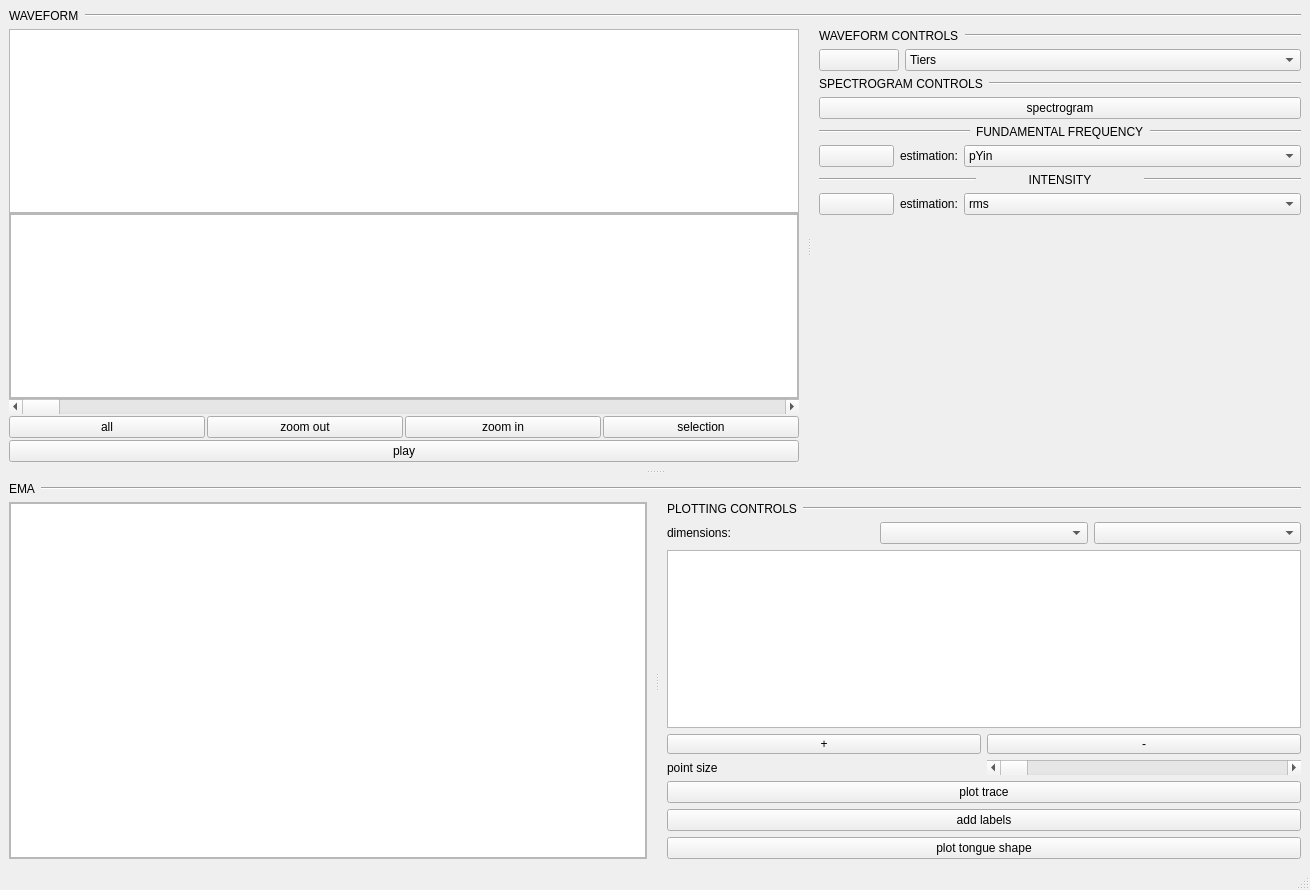
<?xml version="1.0" encoding="UTF-8"?>
<ui version="4.0">
 <class>INSPECTOR2D</class>
 <widget class="QMainWindow" name="INSPECTOR2D">
  <property name="geometry">
   <rect>
    <x>0</x>
    <y>0</y>
    <width>1310</width>
    <height>890</height>
   </rect>
  </property>
  <property name="windowTitle">
   <string>MainWindow</string>
  </property>
  <widget class="QWidget" name="centralwidget">
   <layout class="QGridLayout" name="gridLayout_2">
    <item row="0" column="0">
     <layout class="QGridLayout" name="gridLayout">
      <item row="0" column="0">
       <widget class="QSplitter" name="verticalSplitter">
        <property name="orientation">
         <enum>Qt::Vertical</enum>
        </property>
        <property name="opaqueResize">
         <bool>false</bool>
        </property>
        <property name="handleWidth">
         <number>20</number>
        </property>
        <property name="childrenCollapsible">
         <bool>false</bool>
        </property>
        <widget class="QWidget" name="verticalLayoutWidget_4">
         <layout class="QVBoxLayout" name="verticalLayout_6">
          <item>
           <layout class="QHBoxLayout" name="horizontalLayout_3">
            <item>
             <widget class="QLabel" name="label">
              <property name="sizePolicy">
               <sizepolicy hsizetype="Minimum" vsizetype="Fixed">
                <horstretch>0</horstretch>
                <verstretch>0</verstretch>
               </sizepolicy>
              </property>
              <property name="text">
               <string>WAVEFORM</string>
              </property>
             </widget>
            </item>
            <item>
             <widget class="Line" name="line">
              <property name="sizePolicy">
               <sizepolicy hsizetype="Expanding" vsizetype="Fixed">
                <horstretch>0</horstretch>
                <verstretch>0</verstretch>
               </sizepolicy>
              </property>
              <property name="orientation">
               <enum>Qt::Horizontal</enum>
              </property>
             </widget>
            </item>
           </layout>
          </item>
          <item>
           <widget class="QSplitter" name="waveformSplitter">
            <property name="sizePolicy">
             <sizepolicy hsizetype="MinimumExpanding" vsizetype="Preferred">
              <horstretch>0</horstretch>
              <verstretch>0</verstretch>
             </sizepolicy>
            </property>
            <property name="minimumSize">
             <size>
              <width>10</width>
              <height>0</height>
             </size>
            </property>
            <property name="frameShadow">
             <enum>QFrame::Raised</enum>
            </property>
            <property name="lineWidth">
             <number>10</number>
            </property>
            <property name="midLineWidth">
             <number>5</number>
            </property>
            <property name="orientation">
             <enum>Qt::Horizontal</enum>
            </property>
            <property name="opaqueResize">
             <bool>false</bool>
            </property>
            <property name="handleWidth">
             <number>20</number>
            </property>
            <property name="childrenCollapsible">
             <bool>false</bool>
            </property>
            <widget class="QWidget" name="layoutWidget_3">
             <layout class="QVBoxLayout" name="verticalLayout_3">
              <property name="spacing">
               <number>0</number>
              </property>
              <item>
               <widget class="PlotWidget" name="waveformPlotWidget">
                <property name="sizePolicy">
                 <sizepolicy hsizetype="Preferred" vsizetype="Preferred">
                  <horstretch>0</horstretch>
                  <verstretch>0</verstretch>
                 </sizepolicy>
                </property>
                <property name="minimumSize">
                 <size>
                  <width>0</width>
                  <height>100</height>
                 </size>
                </property>
                <property name="maximumSize">
                 <size>
                  <width>16777215</width>
                  <height>16777215</height>
                 </size>
                </property>
               </widget>
              </item>
              <item>
               <widget class="QFrame" name="spectrogramFrame">
                <property name="frameShape">
                 <enum>QFrame::StyledPanel</enum>
                </property>
                <property name="frameShadow">
                 <enum>QFrame::Raised</enum>
                </property>
                <layout class="QHBoxLayout" name="horizontalLayout_12">
                 <property name="spacing">
                  <number>0</number>
                 </property>
                 <property name="leftMargin">
                  <number>0</number>
                 </property>
                 <property name="topMargin">
                  <number>0</number>
                 </property>
                 <property name="rightMargin">
                  <number>0</number>
                 </property>
                 <property name="bottomMargin">
                  <number>0</number>
                 </property>
                 <item>
                  <widget class="PlotWidget" name="spectrogramWidget">
                   <property name="sizePolicy">
                    <sizepolicy hsizetype="Expanding" vsizetype="Preferred">
                     <horstretch>0</horstretch>
                     <verstretch>0</verstretch>
                    </sizepolicy>
                   </property>
                   <property name="minimumSize">
                    <size>
                     <width>0</width>
                     <height>0</height>
                    </size>
                   </property>
                   <property name="maximumSize">
                    <size>
                     <width>16777215</width>
                     <height>16777215</height>
                    </size>
                   </property>
                  </widget>
                 </item>
                </layout>
               </widget>
              </item>
              <item>
               <layout class="QVBoxLayout" name="verticalLayout_5">
                <property name="spacing">
                 <number>2</number>
                </property>
                <item>
                 <widget class="QScrollBar" name="waveformSlider">
                  <property name="minimumSize">
                   <size>
                    <width>0</width>
                    <height>15</height>
                   </size>
                  </property>
                  <property name="maximum">
                   <number>200</number>
                  </property>
                  <property name="orientation">
                   <enum>Qt::Horizontal</enum>
                  </property>
                 </widget>
                </item>
                <item>
                 <layout class="QHBoxLayout" name="horizontalLayout_4">
                  <property name="spacing">
                   <number>2</number>
                  </property>
                  <item>
                   <widget class="QPushButton" name="zoomAllButton">
                    <property name="sizePolicy">
                     <sizepolicy hsizetype="Preferred" vsizetype="Fixed">
                      <horstretch>0</horstretch>
                      <verstretch>0</verstretch>
                     </sizepolicy>
                    </property>
                    <property name="text">
                     <string>all</string>
                    </property>
                   </widget>
                  </item>
                  <item>
                   <widget class="QPushButton" name="zoomOutButton">
                    <property name="sizePolicy">
                     <sizepolicy hsizetype="Minimum" vsizetype="Fixed">
                      <horstretch>0</horstretch>
                      <verstretch>0</verstretch>
                     </sizepolicy>
                    </property>
                    <property name="minimumSize">
                     <size>
                      <width>0</width>
                      <height>19</height>
                     </size>
                    </property>
                    <property name="maximumSize">
                     <size>
                      <width>16777215</width>
                      <height>16777215</height>
                     </size>
                    </property>
                    <property name="text">
                     <string>zoom out</string>
                    </property>
                   </widget>
                  </item>
                  <item>
                   <widget class="QPushButton" name="zoomInButton">
                    <property name="maximumSize">
                     <size>
                      <width>16777215</width>
                      <height>16777215</height>
                     </size>
                    </property>
                    <property name="text">
                     <string>zoom in</string>
                    </property>
                   </widget>
                  </item>
                  <item>
                   <widget class="QPushButton" name="zoomSelectionButton">
                    <property name="text">
                     <string>selection</string>
                    </property>
                   </widget>
                  </item>
                 </layout>
                </item>
                <item>
                 <widget class="QPushButton" name="PLAY_AUDIO">
                  <property name="maximumSize">
                   <size>
                    <width>16777215</width>
                    <height>16777215</height>
                   </size>
                  </property>
                  <property name="text">
                   <string>play</string>
                  </property>
                 </widget>
                </item>
               </layout>
              </item>
             </layout>
            </widget>
            <widget class="QWidget" name="verticalLayoutWidget">
             <layout class="QVBoxLayout" name="verticalLayout">
              <item>
               <layout class="QHBoxLayout" name="horizontalLayout_2">
                <item>
                 <widget class="QLabel" name="label_2">
                  <property name="sizePolicy">
                   <sizepolicy hsizetype="Fixed" vsizetype="Preferred">
                    <horstretch>0</horstretch>
                    <verstretch>0</verstretch>
                   </sizepolicy>
                  </property>
                  <property name="text">
                   <string>WAVEFORM CONTROLS</string>
                  </property>
                 </widget>
                </item>
                <item>
                 <widget class="Line" name="line_2">
                  <property name="sizePolicy">
                   <sizepolicy hsizetype="Minimum" vsizetype="Fixed">
                    <horstretch>0</horstretch>
                    <verstretch>0</verstretch>
                   </sizepolicy>
                  </property>
                  <property name="orientation">
                   <enum>Qt::Horizontal</enum>
                  </property>
                 </widget>
                </item>
               </layout>
              </item>
              <item>
               <layout class="QHBoxLayout" name="horizontalLayout_5">
                <item>
                 <widget class="QPushButton" name="displayAnnotationPushButton">
                  <property name="sizePolicy">
                   <sizepolicy hsizetype="Fixed" vsizetype="Fixed">
                    <horstretch>0</horstretch>
                    <verstretch>0</verstretch>
                   </sizepolicy>
                  </property>
                  <property name="text">
                   <string> </string>
                  </property>
                  <property name="checkable">
                   <bool>true</bool>
                  </property>
                 </widget>
                </item>
                <item>
                 <widget class="QComboBox" name="audioAnnotationComboBox">
                  <property name="sizePolicy">
                   <sizepolicy hsizetype="MinimumExpanding" vsizetype="Fixed">
                    <horstretch>0</horstretch>
                    <verstretch>0</verstretch>
                   </sizepolicy>
                  </property>
                  <item>
                   <property name="text">
                    <string>Tiers</string>
                   </property>
                  </item>
                 </widget>
                </item>
               </layout>
              </item>
              <item>
               <layout class="QHBoxLayout" name="horizontalLayout_10">
                <item>
                 <widget class="QLabel" name="label_8">
                  <property name="sizePolicy">
                   <sizepolicy hsizetype="Fixed" vsizetype="Preferred">
                    <horstretch>0</horstretch>
                    <verstretch>0</verstretch>
                   </sizepolicy>
                  </property>
                  <property name="text">
                   <string>SPECTROGRAM CONTROLS</string>
                  </property>
                 </widget>
                </item>
                <item>
                 <widget class="Line" name="line_4">
                  <property name="sizePolicy">
                   <sizepolicy hsizetype="Minimum" vsizetype="Fixed">
                    <horstretch>0</horstretch>
                    <verstretch>0</verstretch>
                   </sizepolicy>
                  </property>
                  <property name="orientation">
                   <enum>Qt::Horizontal</enum>
                  </property>
                 </widget>
                </item>
               </layout>
              </item>
              <item>
               <widget class="QPushButton" name="showSpectrogramButton">
                <property name="text">
                 <string>spectrogram</string>
                </property>
                <property name="checkable">
                 <bool>true</bool>
                </property>
               </widget>
              </item>
              <item>
               <layout class="QHBoxLayout" name="horizontalLayout_11">
                <item>
                 <widget class="Line" name="line_6">
                  <property name="sizePolicy">
                   <sizepolicy hsizetype="Preferred" vsizetype="Fixed">
                    <horstretch>0</horstretch>
                    <verstretch>0</verstretch>
                   </sizepolicy>
                  </property>
                  <property name="orientation">
                   <enum>Qt::Horizontal</enum>
                  </property>
                 </widget>
                </item>
                <item>
                 <widget class="QLabel" name="label_9">
                  <property name="font">
                   <font>
                    <pointsize>9</pointsize>
                   </font>
                  </property>
                  <property name="text">
                   <string>FUNDAMENTAL FREQUENCY</string>
                  </property>
                 </widget>
                </item>
                <item>
                 <widget class="Line" name="line_7">
                  <property name="sizePolicy">
                   <sizepolicy hsizetype="Preferred" vsizetype="Fixed">
                    <horstretch>0</horstretch>
                    <verstretch>0</verstretch>
                   </sizepolicy>
                  </property>
                  <property name="orientation">
                   <enum>Qt::Horizontal</enum>
                  </property>
                 </widget>
                </item>
               </layout>
              </item>
              <item>
               <layout class="QHBoxLayout" name="horizontalLayout_6">
                <item>
                 <widget class="QPushButton" name="showFundamentalFrequencyButton">
                  <property name="sizePolicy">
                   <sizepolicy hsizetype="Fixed" vsizetype="Fixed">
                    <horstretch>0</horstretch>
                    <verstretch>0</verstretch>
                   </sizepolicy>
                  </property>
                  <property name="minimumSize">
                   <size>
                    <width>75</width>
                    <height>0</height>
                   </size>
                  </property>
                  <property name="text">
                   <string/>
                  </property>
                  <property name="checkable">
                   <bool>true</bool>
                  </property>
                 </widget>
                </item>
                <item>
                 <widget class="QLabel" name="label_3">
                  <property name="sizePolicy">
                   <sizepolicy hsizetype="Fixed" vsizetype="Preferred">
                    <horstretch>0</horstretch>
                    <verstretch>0</verstretch>
                   </sizepolicy>
                  </property>
                  <property name="minimumSize">
                   <size>
                    <width>50</width>
                    <height>0</height>
                   </size>
                  </property>
                  <property name="text">
                   <string>estimation:</string>
                  </property>
                  <property name="alignment">
                   <set>Qt::AlignCenter</set>
                  </property>
                 </widget>
                </item>
                <item>
                 <widget class="QComboBox" name="fundamentalFrequencyComboBox">
                  <property name="sizePolicy">
                   <sizepolicy hsizetype="Preferred" vsizetype="Fixed">
                    <horstretch>0</horstretch>
                    <verstretch>0</verstretch>
                   </sizepolicy>
                  </property>
                  <item>
                   <property name="text">
                    <string>pYin</string>
                   </property>
                  </item>
                  <item>
                   <property name="text">
                    <string>Yin</string>
                   </property>
                  </item>
                 </widget>
                </item>
               </layout>
              </item>
              <item>
               <layout class="QHBoxLayout" name="horizontalLayout_13">
                <item>
                 <widget class="Line" name="line_8">
                  <property name="orientation">
                   <enum>Qt::Horizontal</enum>
                  </property>
                 </widget>
                </item>
                <item>
                 <widget class="QLabel" name="label_10">
                  <property name="sizePolicy">
                   <sizepolicy hsizetype="Minimum" vsizetype="Fixed">
                    <horstretch>0</horstretch>
                    <verstretch>0</verstretch>
                   </sizepolicy>
                  </property>
                  <property name="font">
                   <font>
                    <pointsize>9</pointsize>
                   </font>
                  </property>
                  <property name="frameShadow">
                   <enum>QFrame::Plain</enum>
                  </property>
                  <property name="text">
                   <string>INTENSITY</string>
                  </property>
                  <property name="scaledContents">
                   <bool>false</bool>
                  </property>
                  <property name="alignment">
                   <set>Qt::AlignCenter</set>
                  </property>
                  <property name="margin">
                   <number>0</number>
                  </property>
                 </widget>
                </item>
                <item>
                 <widget class="Line" name="line_9">
                  <property name="sizePolicy">
                   <sizepolicy hsizetype="Preferred" vsizetype="Fixed">
                    <horstretch>0</horstretch>
                    <verstretch>0</verstretch>
                   </sizepolicy>
                  </property>
                  <property name="orientation">
                   <enum>Qt::Horizontal</enum>
                  </property>
                 </widget>
                </item>
               </layout>
              </item>
              <item>
               <layout class="QHBoxLayout" name="horizontalLayout_14">
                <item>
                 <widget class="QPushButton" name="showIntensityButton">
                  <property name="sizePolicy">
                   <sizepolicy hsizetype="Fixed" vsizetype="Fixed">
                    <horstretch>0</horstretch>
                    <verstretch>0</verstretch>
                   </sizepolicy>
                  </property>
                  <property name="minimumSize">
                   <size>
                    <width>75</width>
                    <height>0</height>
                   </size>
                  </property>
                  <property name="text">
                   <string/>
                  </property>
                  <property name="checkable">
                   <bool>true</bool>
                  </property>
                 </widget>
                </item>
                <item>
                 <widget class="QLabel" name="label_16">
                  <property name="sizePolicy">
                   <sizepolicy hsizetype="Fixed" vsizetype="Preferred">
                    <horstretch>0</horstretch>
                    <verstretch>0</verstretch>
                   </sizepolicy>
                  </property>
                  <property name="minimumSize">
                   <size>
                    <width>50</width>
                    <height>0</height>
                   </size>
                  </property>
                  <property name="text">
                   <string>estimation:</string>
                  </property>
                  <property name="alignment">
                   <set>Qt::AlignCenter</set>
                  </property>
                 </widget>
                </item>
                <item>
                 <widget class="QComboBox" name="intensityComboBox">
                  <property name="sizePolicy">
                   <sizepolicy hsizetype="Preferred" vsizetype="Fixed">
                    <horstretch>0</horstretch>
                    <verstretch>0</verstretch>
                   </sizepolicy>
                  </property>
                  <item>
                   <property name="text">
                    <string>rms</string>
                   </property>
                  </item>
                 </widget>
                </item>
               </layout>
              </item>
              <item>
               <spacer name="verticalSpacer">
                <property name="orientation">
                 <enum>Qt::Vertical</enum>
                </property>
                <property name="sizeHint" stdset="0">
                 <size>
                  <width>20</width>
                  <height>40</height>
                 </size>
                </property>
               </spacer>
              </item>
             </layout>
            </widget>
           </widget>
          </item>
         </layout>
        </widget>
        <widget class="QWidget" name="verticalLayoutWidget_3">
         <layout class="QVBoxLayout" name="verticalLayout_4">
          <item>
           <layout class="QHBoxLayout" name="horizontalLayout_8">
            <item>
             <widget class="QLabel" name="label_6">
              <property name="sizePolicy">
               <sizepolicy hsizetype="Minimum" vsizetype="Fixed">
                <horstretch>0</horstretch>
                <verstretch>0</verstretch>
               </sizepolicy>
              </property>
              <property name="text">
               <string>EMA</string>
              </property>
             </widget>
            </item>
            <item>
             <widget class="Line" name="line_5">
              <property name="sizePolicy">
               <sizepolicy hsizetype="Expanding" vsizetype="Fixed">
                <horstretch>0</horstretch>
                <verstretch>0</verstretch>
               </sizepolicy>
              </property>
              <property name="orientation">
               <enum>Qt::Horizontal</enum>
              </property>
             </widget>
            </item>
           </layout>
          </item>
          <item>
           <widget class="QSplitter" name="emaSplitter">
            <property name="sizePolicy">
             <sizepolicy hsizetype="MinimumExpanding" vsizetype="Preferred">
              <horstretch>0</horstretch>
              <verstretch>0</verstretch>
             </sizepolicy>
            </property>
            <property name="minimumSize">
             <size>
              <width>10</width>
              <height>0</height>
             </size>
            </property>
            <property name="frameShadow">
             <enum>QFrame::Raised</enum>
            </property>
            <property name="lineWidth">
             <number>10</number>
            </property>
            <property name="midLineWidth">
             <number>5</number>
            </property>
            <property name="orientation">
             <enum>Qt::Horizontal</enum>
            </property>
            <property name="opaqueResize">
             <bool>false</bool>
            </property>
            <property name="handleWidth">
             <number>20</number>
            </property>
            <property name="childrenCollapsible">
             <bool>false</bool>
            </property>
            <widget class="QWidget" name="verticalLayoutWidget_2">
             <layout class="QVBoxLayout" name="verticalLayout_2">
              <property name="spacing">
               <number>0</number>
              </property>
              <item>
               <widget class="QFrame" name="emaPanel1">
                <property name="sizePolicy">
                 <sizepolicy hsizetype="Expanding" vsizetype="MinimumExpanding">
                  <horstretch>0</horstretch>
                  <verstretch>0</verstretch>
                 </sizepolicy>
                </property>
                <property name="minimumSize">
                 <size>
                  <width>0</width>
                  <height>50</height>
                 </size>
                </property>
                <property name="frameShape">
                 <enum>QFrame::StyledPanel</enum>
                </property>
                <property name="frameShadow">
                 <enum>QFrame::Raised</enum>
                </property>
                <layout class="QVBoxLayout" name="verticalLayout_15">
                 <property name="spacing">
                  <number>0</number>
                 </property>
                 <property name="leftMargin">
                  <number>0</number>
                 </property>
                 <property name="topMargin">
                  <number>0</number>
                 </property>
                 <property name="rightMargin">
                  <number>0</number>
                 </property>
                 <property name="bottomMargin">
                  <number>0</number>
                 </property>
                 <item>
                  <layout class="QVBoxLayout" name="verticalLayout_16">
                   <property name="spacing">
                    <number>0</number>
                   </property>
                   <item>
                    <widget class="PlotWidget" name="emaPlotWidget1">
                     <property name="sizePolicy">
                      <sizepolicy hsizetype="Expanding" vsizetype="Expanding">
                       <horstretch>0</horstretch>
                       <verstretch>0</verstretch>
                      </sizepolicy>
                     </property>
                    </widget>
                   </item>
                  </layout>
                 </item>
                </layout>
               </widget>
              </item>
             </layout>
            </widget>
            <widget class="QWidget" name="layoutWidget_2">
             <layout class="QVBoxLayout" name="verticalLayout_10">
              <item>
               <layout class="QHBoxLayout" name="horizontalLayout_7">
                <item>
                 <widget class="QLabel" name="label_4">
                  <property name="sizePolicy">
                   <sizepolicy hsizetype="Fixed" vsizetype="Preferred">
                    <horstretch>0</horstretch>
                    <verstretch>0</verstretch>
                   </sizepolicy>
                  </property>
                  <property name="text">
                   <string>PLOTTING CONTROLS</string>
                  </property>
                 </widget>
                </item>
                <item>
                 <widget class="Line" name="line_3">
                  <property name="sizePolicy">
                   <sizepolicy hsizetype="Minimum" vsizetype="Fixed">
                    <horstretch>0</horstretch>
                    <verstretch>0</verstretch>
                   </sizepolicy>
                  </property>
                  <property name="orientation">
                   <enum>Qt::Horizontal</enum>
                  </property>
                 </widget>
                </item>
               </layout>
              </item>
              <item>
               <layout class="QHBoxLayout" name="horizontalLayout">
                <item>
                 <widget class="QLabel" name="label_5">
                  <property name="text">
                   <string>dimensions:</string>
                  </property>
                 </widget>
                </item>
                <item>
                 <widget class="QComboBox" name="selectDimensionComboBox1"/>
                </item>
                <item>
                 <widget class="QComboBox" name="selectDimensionComboBox2"/>
                </item>
               </layout>
              </item>
              <item>
               <widget class="QTableWidget" name="emaControlTable">
                <property name="sizePolicy">
                 <sizepolicy hsizetype="Preferred" vsizetype="Preferred">
                  <horstretch>0</horstretch>
                  <verstretch>0</verstretch>
                 </sizepolicy>
                </property>
               </widget>
              </item>
              <item>
               <layout class="QHBoxLayout" name="horizontalLayout_9">
                <item>
                 <widget class="QPushButton" name="addChannelToEmaControlTableButton">
                  <property name="sizePolicy">
                   <sizepolicy hsizetype="Preferred" vsizetype="Maximum">
                    <horstretch>0</horstretch>
                    <verstretch>0</verstretch>
                   </sizepolicy>
                  </property>
                  <property name="minimumSize">
                   <size>
                    <width>0</width>
                    <height>20</height>
                   </size>
                  </property>
                  <property name="maximumSize">
                   <size>
                    <width>16777215</width>
                    <height>20</height>
                   </size>
                  </property>
                  <property name="text">
                   <string>+</string>
                  </property>
                 </widget>
                </item>
                <item>
                 <widget class="QPushButton" name="removeChannelFromEmaControlTableButton">
                  <property name="sizePolicy">
                   <sizepolicy hsizetype="Preferred" vsizetype="Maximum">
                    <horstretch>0</horstretch>
                    <verstretch>0</verstretch>
                   </sizepolicy>
                  </property>
                  <property name="minimumSize">
                   <size>
                    <width>0</width>
                    <height>20</height>
                   </size>
                  </property>
                  <property name="maximumSize">
                   <size>
                    <width>16777215</width>
                    <height>20</height>
                   </size>
                  </property>
                  <property name="text">
                   <string>-</string>
                  </property>
                 </widget>
                </item>
               </layout>
              </item>
              <item>
               <layout class="QGridLayout" name="gridLayout_3">
                <item row="1" column="0">
                 <widget class="QLabel" name="label_7">
                  <property name="text">
                   <string>point size</string>
                  </property>
                 </widget>
                </item>
                <item row="1" column="1">
                 <widget class="QScrollBar" name="sizeSlider">
                  <property name="minimumSize">
                   <size>
                    <width>0</width>
                    <height>15</height>
                   </size>
                  </property>
                  <property name="minimum">
                   <number>10</number>
                  </property>
                  <property name="maximum">
                   <number>50</number>
                  </property>
                  <property name="pageStep">
                   <number>1</number>
                  </property>
                  <property name="orientation">
                   <enum>Qt::Horizontal</enum>
                  </property>
                 </widget>
                </item>
               </layout>
              </item>
              <item>
               <layout class="QVBoxLayout" name="verticalLayout_7">
                <item>
                 <widget class="QPushButton" name="plotTracePushButton">
                  <property name="text">
                   <string>plot trace</string>
                  </property>
                  <property name="checkable">
                   <bool>true</bool>
                  </property>
                 </widget>
                </item>
                <item>
                 <widget class="QPushButton" name="addLabelsPushButton">
                  <property name="text">
                   <string>add labels</string>
                  </property>
                  <property name="checkable">
                   <bool>true</bool>
                  </property>
                 </widget>
                </item>
                <item>
                 <widget class="QPushButton" name="plotTongueShapePushButton">
                  <property name="text">
                   <string>plot tongue shape</string>
                  </property>
                  <property name="checkable">
                   <bool>true</bool>
                  </property>
                 </widget>
                </item>
               </layout>
              </item>
             </layout>
            </widget>
           </widget>
          </item>
         </layout>
        </widget>
       </widget>
      </item>
     </layout>
    </item>
   </layout>
  </widget>
  <widget class="QMenuBar" name="menubar">
   <property name="geometry">
    <rect>
     <x>0</x>
     <y>0</y>
     <width>1310</width>
     <height>28</height>
    </rect>
   </property>
  </widget>
  <widget class="QStatusBar" name="statusbar"/>
 </widget>
 <customwidgets>
  <customwidget>
   <class>PlotWidget</class>
   <extends>QGraphicsView</extends>
   <header>pyqtgraph</header>
  </customwidget>
 </customwidgets>
 <resources/>
 <connections/>
</ui>
